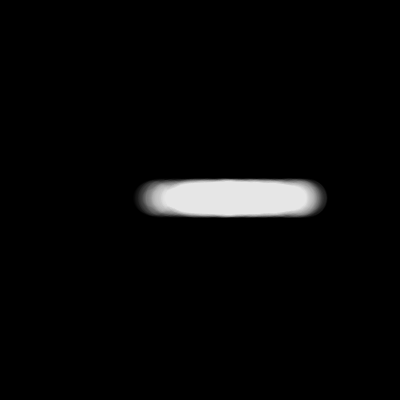
Frame 1 (no input)
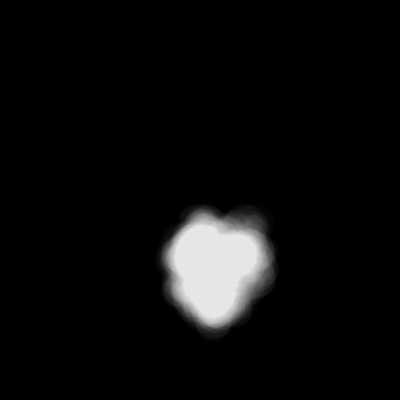
Frame 60 (the mouse pressed at the canvas centre just before this capture)
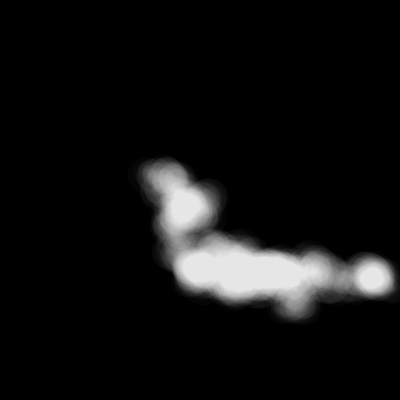
Frame 120 (the mouse held since frame 60 and released just before this capture)

The Processing sketch that drew these frames (run headless with seeded random() and noise(); from frame 60 on, the mouse is pressed at the canvas centre):

// Processing sketch: cloud_arm_motion
// ── cloud_arm_motion.pde
/* puff
Ira Greenberg, October 22, 2005 */
// for puff head
float headX;
float headY;
float speedX = .7;
float speedY = .9;
// for puff body
int cells = 2000;
float[]px= new float[cells];
float[]py= new float[cells];
float[]radiiX = new float[cells];
float[]radiiY = new float[cells];
float[]angle = new float[cells];
float[]frequency = new float[cells];
float[]cellRadius = new float[cells];
void setup(){
size(400, 400);
// begin in the center
headX = width/2;
headY = height/2;
//fill body arrays
for (int i=0; i< cells; i++){
radiiX[i] = random(-7, 7);
radiiY[i] = random(-4, 4);
frequency[i]= random(-9, 9);
cellRadius[i] = random(16, 40);
}
frameRate(30);
}
void draw(){
background(0);
noStroke();
fill(255, 255, 255, 5);
//follow the leader
for (int i =0; i< cells; i++){
if (i==0){
px[i] = headX+sin(radians(angle[i]))*radiiX[i];
py[i] = headY+cos(radians(angle[i]))*radiiY[i];
}
else{
px[i] = px[i-1]+cos(radians(angle[i]))*radiiX[i];
py[i] = py[i-1]+sin(radians(angle[i]))*radiiY[i];
//check collision of body
if (px[i] >= width-cellRadius[i]/2 || px[i] <= cellRadius[i]/2){
radiiX[i]*=-1;
cellRadius[i] = random(1, 40);
frequency[i]= random(-13, 13);
}
if (py[i] >= height-cellRadius[i]/2 || py[i] <= cellRadius[i]/2){
radiiY[i]*=-1;
cellRadius[i] = random(1, 40);
frequency[i]= random(-9, 9);
}
}
// draw puff
ellipse(px[i], py[i], cellRadius[i], cellRadius[i]);
// set speed of body
angle[i]+=frequency[i];
}
// set velocity of head
headX+=speedX;
headY+=speedY;
//check boundary collision of head
if (headX >= width-cellRadius[0]/2 || headX <=cellRadius[0]/2){
speedX*=-1;
}
if (headY >= height-cellRadius[0]/2 || headY <= cellRadius[0]/2){
speedY*=-1;
}
}
